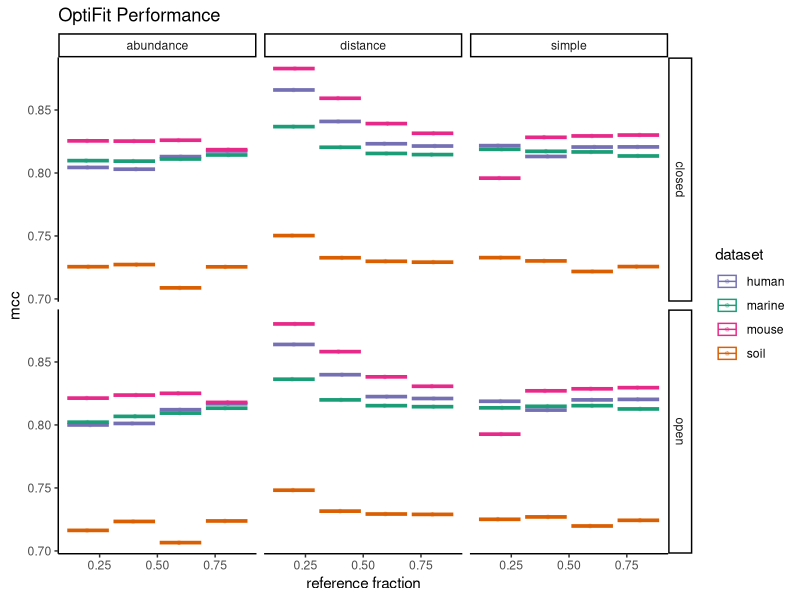
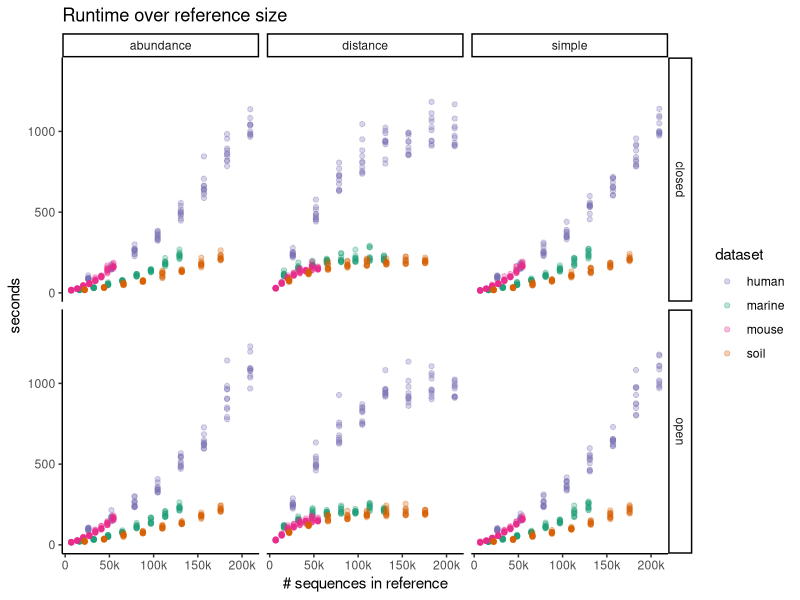
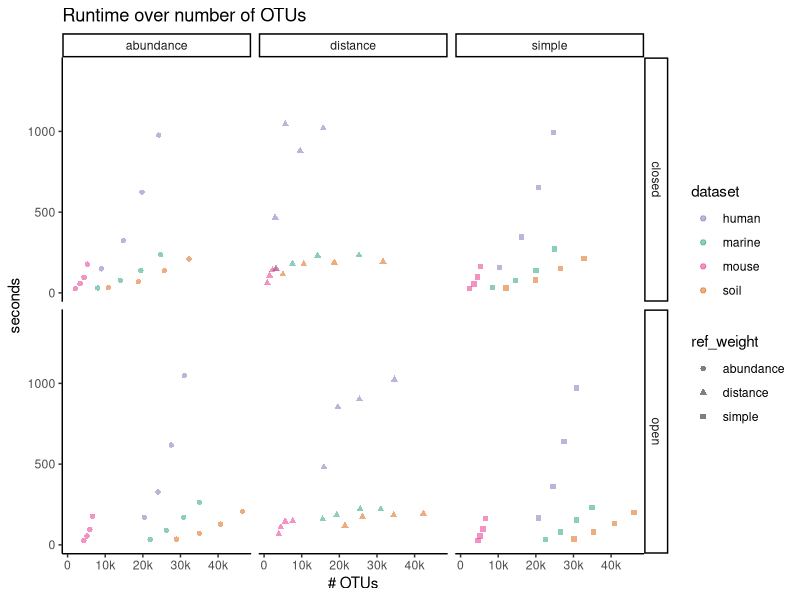
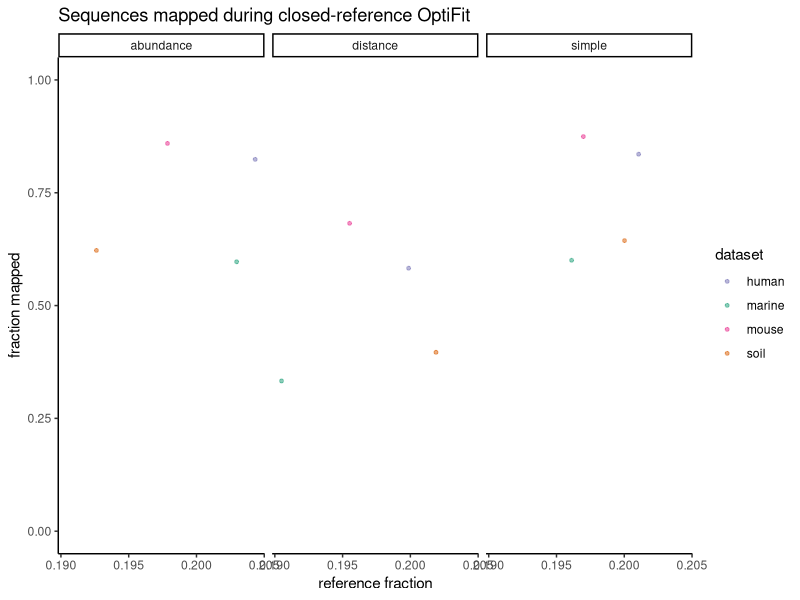

These figures' R source, in order:
## ---- chunk 1
knitr::opts_chunk$set(echo = TRUE,
                      message = FALSE,
                      fig.path = "figures/"
                      )
## ---- chunk 2
library(cowplot)
library(ggtext)
library(here)
library(knitr)
library(tidyverse)
theme_set(theme_classic())
color_palette <- RColorBrewer::brewer.pal(4, "Dark2")
dataset_colors <- c(
  human = color_palette[[3]],
  marine = color_palette[[1]],
  mouse = color_palette[[4]],
  soil = color_palette[[2]]
)
## ---- chunk 3
sensspec_fit <-
  read_tsv(here('subworkflows/3_fit_sample_subset/results/sensspec.tsv'))
## ---- chunk 4
sensspec_fit %>%
  ggplot(aes(x = ref_frac, y = mcc, color = dataset)) +
  geom_jitter(size = 1, alpha = 0.3, width = 0.01) +
  stat_summary(fun = mean, geom = 'crossbar') +
  scale_color_manual(values = dataset_colors) +
  facet_grid(method ~ ref_weight) +
  labs(title='OptiFit Performance',
       x='reference fraction')
## ---- chunk 5
runtime <- full_join(
  read_tsv(here('subworkflows/3_fit_sample_subset/results/benchmarks.tsv')),
  read_tsv(here('subworkflows/3_fit_sample_subset/results/input_sizes.tsv'))
  ) %>% 
  full_join(read_tsv(here('subworkflows/3_fit_sample_subset/results/gap_counts.tsv'))) %>% 
  mutate(num_total_seqs = num_ref_seqs + num_sample_seqs,
         gaps_frac = n_gaps / total_chars)

runtime %>% ggplot(aes(x=num_ref_seqs, y=s, color=dataset)) +
  geom_point(alpha = 0.3) +
  facet_grid(method ~ ref_weight) +
  scale_color_manual(values = dataset_colors) +
  scale_x_continuous(breaks = seq(0, 200000, 50000),
                     labels = c('0', '50k', '100k', '150k', '200k')) +
  labs(title = 'Runtime over reference size',
       x = '# sequences in reference',
       y = 'seconds')
## ---- chunk 6
runtime %>% full_join(sensspec_fit) %>% 
  ggplot(aes(x=numotus, y=s, color=dataset, shape = ref_weight)) +
  geom_point(alpha = 0.5) +
  facet_grid(method ~ ref_weight) +
  scale_color_manual(values = dataset_colors) +
  scale_x_continuous(breaks = seq(0, 40000, 10000),
                     labels = c('0', '10k', '20k', '30k', '40k')) +
  labs(title = 'Runtime over number of OTUs',
       x = '# OTUs',
       y = 'seconds')
## ---- chunk 7
fractions <- read_tsv(here('subworkflows/3_fit_sample_subset/results/fraction_reads_mapped.tsv'))
fractions %>% 
  group_by(dataset, ref_weight, ref_frac) %>% 
  ggplot(aes(x=ref_frac, y=fraction_mapped, color=dataset)) +
  geom_jitter(alpha = 0.5, width = 0.01, size=1) +
  scale_color_manual(values = dataset_colors) +
  facet_wrap("ref_weight") +
  ylim(0, 1) +
  labs(title="Sequences mapped during closed-reference OptiFit",
       x='reference fraction',
       y='fraction mapped')
